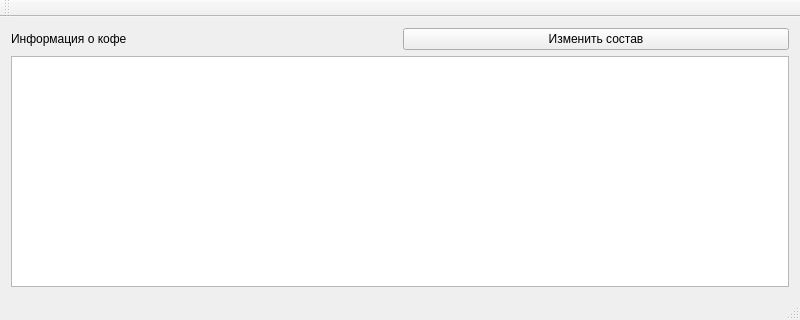
<?xml version="1.0" encoding="UTF-8"?>
<ui version="4.0">
 <class>MainWindow</class>
 <widget class="QMainWindow" name="MainWindow">
  <property name="geometry">
   <rect>
    <x>0</x>
    <y>0</y>
    <width>800</width>
    <height>320</height>
   </rect>
  </property>
  <property name="minimumSize">
   <size>
    <width>800</width>
    <height>320</height>
   </size>
  </property>
  <property name="maximumSize">
   <size>
    <width>800</width>
    <height>320</height>
   </size>
  </property>
  <property name="windowTitle">
   <string>MainWindow</string>
  </property>
  <widget class="QWidget" name="centralWidget">
   <layout class="QGridLayout" name="gridLayout">
    <item row="0" column="0">
     <widget class="QLabel" name="label">
      <property name="text">
       <string>Информация о кофе</string>
      </property>
     </widget>
    </item>
    <item row="1" column="0" colspan="2">
     <widget class="QTableWidget" name="tableWidget"/>
    </item>
    <item row="0" column="1">
     <widget class="QPushButton" name="pushButton">
      <property name="text">
       <string>Изменить состав</string>
      </property>
     </widget>
    </item>
   </layout>
  </widget>
  <widget class="QMenuBar" name="menuBar">
   <property name="geometry">
    <rect>
     <x>0</x>
     <y>0</y>
     <width>800</width>
     <height>26</height>
    </rect>
   </property>
  </widget>
  <widget class="QToolBar" name="mainToolBar">
   <attribute name="toolBarArea">
    <enum>TopToolBarArea</enum>
   </attribute>
   <attribute name="toolBarBreak">
    <bool>false</bool>
   </attribute>
  </widget>
  <widget class="QStatusBar" name="statusBar"/>
 </widget>
 <layoutdefault spacing="6" margin="11"/>
 <resources/>
 <connections/>
</ui>
